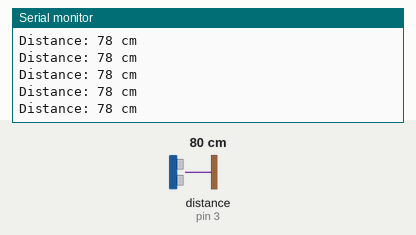
The sketch below on a simulated Arduino Uno, built with avr-gcc and run on an emulated ATmega328P. On the bench: the last lines printed to the serial monitor. Wiring (inferred from the names in the program): ultrasonic range finder: trigger pin 2; echo pin 3. Inputs (shaded band) come from the test bench; at power-on: distance to the obstacle (sensor on pin 3) 80 cm. The echo pulse lasts 58.3 µs per cm.

Above: at 1.2 s.
1.3 s: distance to the obstacle (sensor on pin 3) set to 2 cm
At 1.8 s:
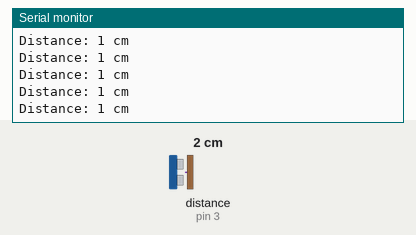
4.3 s: distance to the obstacle (sensor on pin 3) set to 120 cm
At 5.3 s:
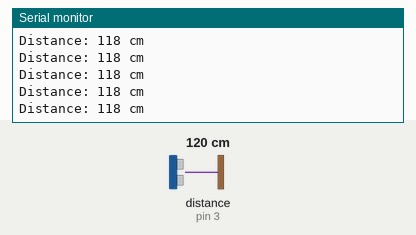
7.3 s: distance to the obstacle (sensor on pin 3) set to 4 cm
At 8.2 s:
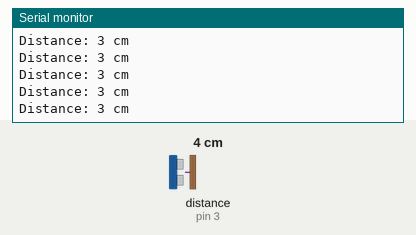
10.3 s: distance to the obstacle (sensor on pin 3) set to 18 cm
At 11.1 s:
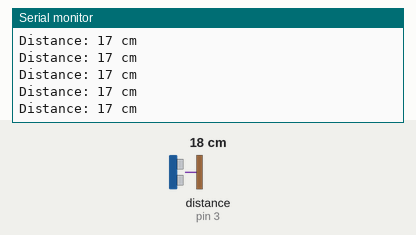
19.3 s: distance to the obstacle (sensor on pin 3) set to 9 cm
At 20.4 s:
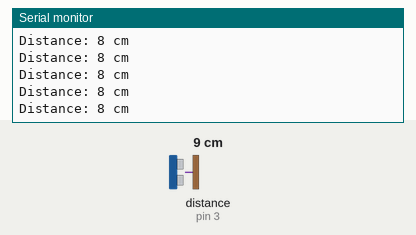
Timing chart, 0 to 22.3 s (numbered marks = the images above; inputs shaded):
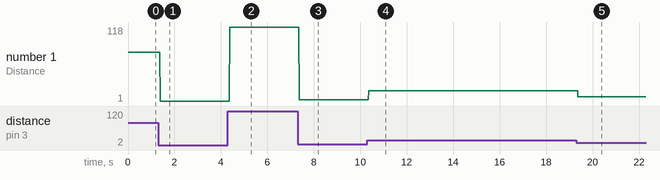

Measured:
- after the input at 1.3 s, the serial monitor: prints a new line after 0.08 s (image 1)
- after the input at 4.3 s, the serial monitor: prints a new line after 0.08 s (image 2)
- after the input at 7.3 s, the serial monitor: prints a new line after 0.07 s (image 3)
- after the input at 10.3 s, the serial monitor: prints a new line after 0.07 s (image 4)
- after the input at 19.3 s, the serial monitor: prints a new line after 0.07 s (image 5)
- plotted number 1: 78 → 1 after the input at 1.3 s, 1 → 118 after the input at 4.3 s, 118 → 3 after the input at 7.3 s, 3 → 17 after the input at 10.3 s, 17 → 8 after the input at 19.3 s

The sketch:

Sonar.ino
```cpp
/*Defining Trig and Echo pin of Sonar in Arduino
In v.1 board "Echo" pin is 11 and "Trig" pin is 12*/

#define echo 3
#define trig 2

long duration;
int distance;

void setup() {
pinMode(trig, OUTPUT);
pinMode(echo, INPUT);
Serial.begin(9600);
}

void loop() {

digitalWrite(trig, LOW);
delayMicroseconds(2);
digitalWrite(trig, HIGH);
delayMicroseconds(10);
digitalWrite(trig, LOW);
duration = pulseIn(echo, HIGH);
distance = duration*0.034/2;

Serial.print("Distance: ");
Serial.print(distance);
Serial.println(" cm");
}
```
